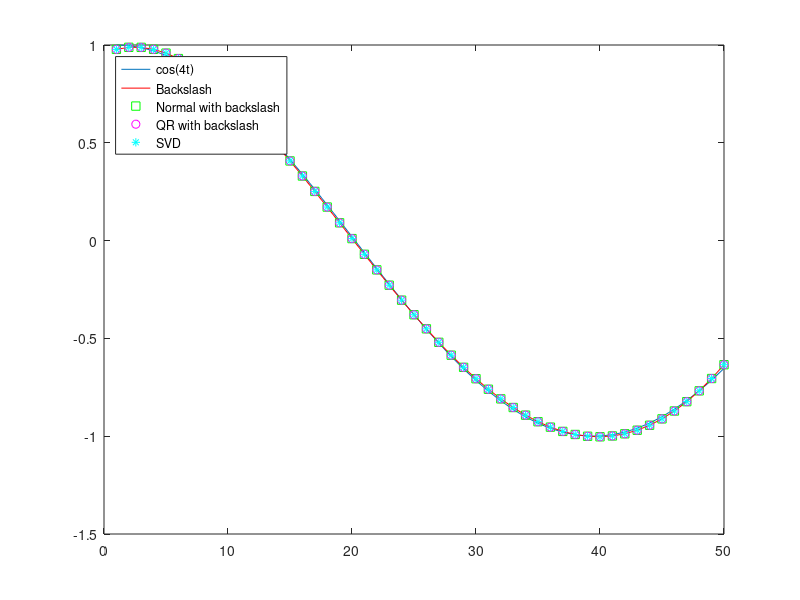

Write MATLAB code to recreate this figure.
%% Homework #2
% Endre Laszlo, 
% lasen@digitus.itk.ppke.hu,
% PhD student, 
% OeRC, Oxford and Pazmany Peter Catholic University, Budapest

% Clear all
clear all
close all
% Change format of floats
format long g


%% Problem 1 - git it started
% https://github.com/endrelaszlo/SciComp3.git

%% Problem 2 - A little more least squares
% Prepared data:

m=50;
n=5;

t = linspace(0,1,m);
A = fliplr(vander(t));
A = A(:,1:n);
b = cos(4*t)';

%% x2
% Solution with backslash: 
% Condition number of A =
cond(A)

plot(b);
hold on;
x1 = A\b;
plot(A*x1, 'r')

%%
% Solution with Normal equtions and backslash
% Condition number of A'*A = 
cond(A'*A)

x2 = (A'*A)\(A'*b);
plot(A*x2,'gs');

%%
% Solution with QR decomposition and backslash
[Q,R]=qr(A)
% Condition numbers of R and Q respectively = 
cond(R)
cond(Q)
% But the rank of A is only = 
rank(A)

% I choose backslash instead of backsubstitution:
x3 = R\(Q'*b);
plot(A*x3,'mo');



%%
% Solution with SVD: bith U and V are orthogonal square matrices, so their
% inverse is ther transpose. Only S has to be inverted: take the inverse 
% of scalars in diagonal
[U,S,V]=svd(A,0);
x4 = V*diag(1./diag(S))*U'*b;
plot(A*x4,'c*');
legend('cos(4t)','Backslash','Normal with backslash','QR with backslash','SVD','Location','NorthWest')

%%
% The four result vectors are:
X = [x1, x2, x3, x4]
Y = A*X

% The second norms for the 4 solutions are:
error = sum((Y-[b, b, b, b]).^2)

%%
% The errors are almost the same


%% Problem 3 - Condition numbers
%

%% Problem 4 - Image processing and the \the unsharp mask"
%

%% Problem 5 - Fitting ellipses via least-squares
%
% 
% x = [3 1 0 -1 -2 0 -2 2]';
% y = [3 -2 3 2 -2 -4 0 0]';
% ellipse(x,y)